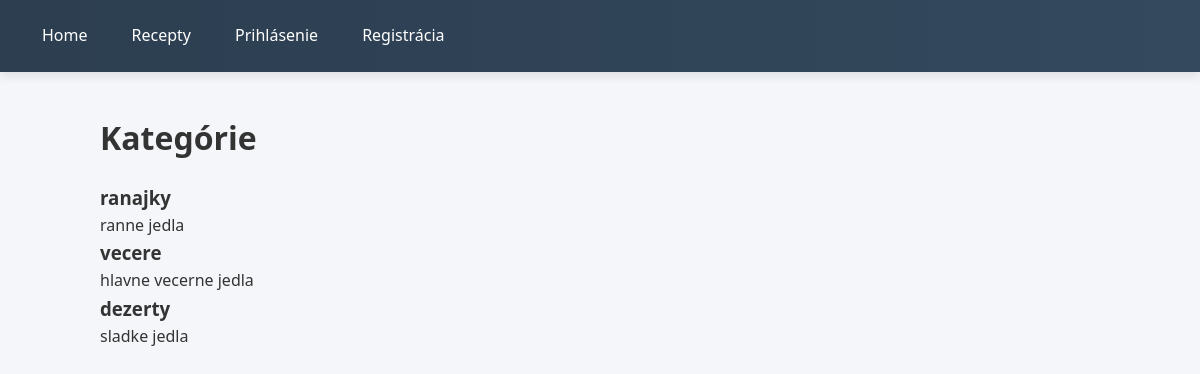
Page /categories/ on the earlier database version.
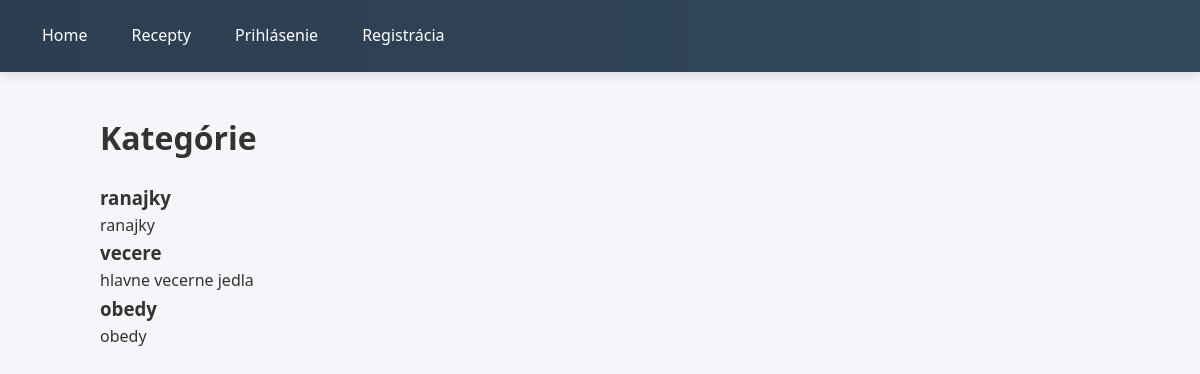
Same page on the later database version.
### recipes/models.py (models this page shows, shortened)
class Category(models.Model):
    name = models.CharField(max_length=100)
    description = models.TextField(blank=True)

### recipes/views.py (the view)
# urls.py: path('categories/', views.category_list, name='category_list'),
def category_list(request):
    categories = Category.objects.all()
    return render(request, 'recipes/category_list.html', {'categories': categories})

### recipes/templates/recipes/category_list.html (shortened to what this page needs)
{% extends 'recipes/base.html' %}
{% block content %}
<h1>Kategórie</h1>
{% for category in categories %}
    <div class="list-card">
        <h3>{{ category.name }}</h3>
        {% if category.description %}
            <p>{{ category.description }}</p>
        {% else %}
            <p>Bez popisu</p>
        {% endif %}
    </div>
{% empty %}
    <p class="empty-text">Zatiaľ nie sú pridané žiadne kategórie.</p>
{% endfor %}
{% endblock %}

Differences in the rows shown:
removed Category: name "dezerty", description "sladke jedla"
changed Category "ranajky": description "ranne jedla" → "ranajky"
added Category: name "obedy", description "obedy"
